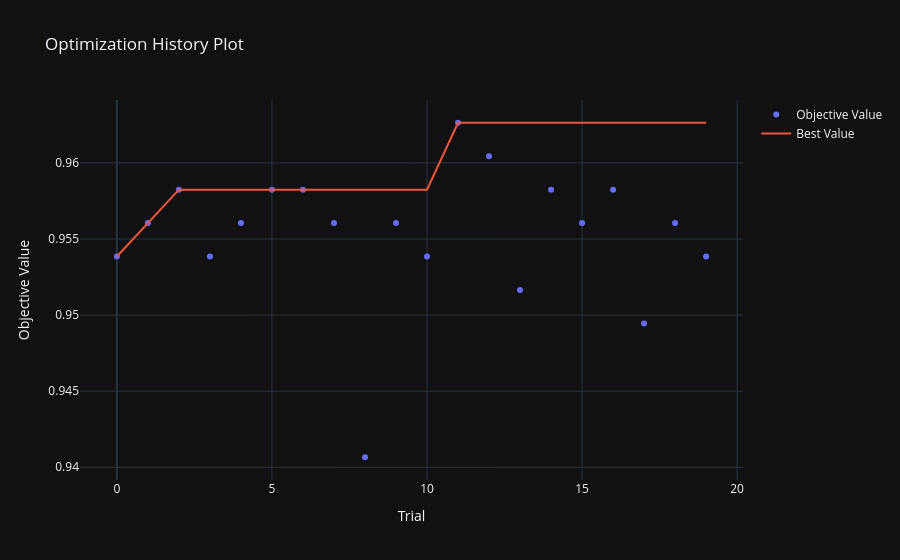
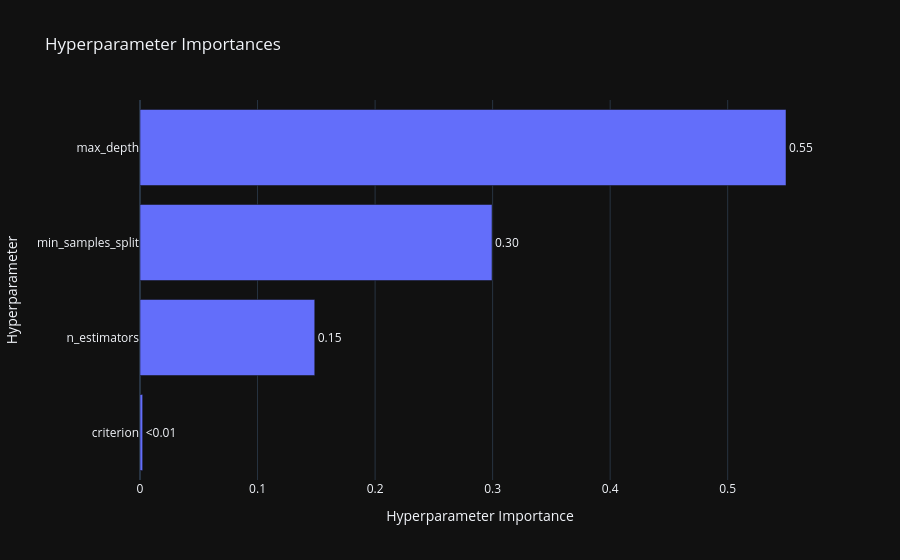

Notebook source saved alongside these figures, in order:
### Code cell
# Plot optimization progress over trials
plot = optuna.visualization.plot_optimization_history(optuna_study)
plot.update_layout(template="plotly_dark")
plot.show()
# Plot relative importance of each hyperparameter
importanc_plot = optuna.visualization.plot_param_importances(optuna_study)
importanc_plot.update_layout(template="plotly_dark")
importanc_plot.show()

### Figure 1 — Plotly figure (JSON) as saved in the notebook; plotly's stock layout.template omitted (floating-point values rounded to 4 significant figures)
{"data": [{"mode": "markers", "name": "Objective Value", "type": "scatter", "x": [0, 1, 2, 3, 4, 5, 6, 7, 8, 9, 10, 11, 12, 13, 14, 15, 16, 17, 18, 19], "y": [0.9538, 0.956, 0.9582, 0.9538, 0.956, 0.9582, 0.9582, 0.956, 0.9407, 0.956, 0.9538, 0.9626, 0.9604, 0.9516, 0.9582, 0.956, 0.9582, 0.9495, 0.956, 0.9538]}, {"mode": "lines", "name": "Best Value", "type": "scatter", "x": [0, 1, 2, 3, 4, 5, 6, 7, 8, 9, 10, 11, 12, 13, 14, 15, 16, 17, 18, 19], "y": [0.9538, 0.956, 0.9582, 0.9582, 0.9582, 0.9582, 0.9582, 0.9582, 0.9582, 0.9582, 0.9582, 0.9626, 0.9626, 0.9626, 0.9626, 0.9626, 0.9626, 0.9626, 0.9626, 0.9626]}, {"marker": {"color": "#cccccc"}, "mode": "markers", "name": "Infeasible Trial", "showlegend": false, "type": "scatter", "x": [], "y": []}], "layout": {"title": {"text": "Optimization History Plot"}, "xaxis": {"title": {"text": "Trial"}}, "yaxis": {"title": {"text": "Objective Value"}}}}

### Figure 2 — Plotly figure (JSON) as saved in the notebook; plotly's stock layout.template omitted (floating-point values rounded to 4 significant figures)
{"data": [{"cliponaxis": false, "hovertemplate": ["criterion (CategoricalDistribution): 0.0022625356009555566<extra></extra>", "n_estimators (IntDistribution): 0.14867005842486503<extra></extra>", "min_samples_split (IntDistribution): 0.29946876730349536<extra></extra>", "max_depth (IntDistribution): 0.549598638670684<extra></extra>"], "name": "Objective Value", "orientation": "h", "text": ["<0.01", "0.15", "0.30", "0.55"], "textposition": "outside", "type": "bar", "x": [0.002263, 0.1487, 0.2995, 0.5496], "y": ["criterion", "n_estimators", "min_samples_split", "max_depth"]}], "layout": {"title": {"text": "Hyperparameter Importances"}, "xaxis": {"title": {"text": "Hyperparameter Importance"}}, "yaxis": {"title": {"text": "Hyperparameter"}}}}
